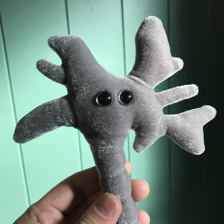
#> input picture Lab-Deploying-an-AWS-SageMaker-Image-Classification-machine-learning-model/Images/nph-test.png, 224 x 224 px, given as the content of the folder images/pineheads, which was not available
$ jupyter execute --allow-errors process_images.ipynb   (shell and % lines are left out)   (text cells are left out)
#> lines starting #> are read from the running program, lines starting #| are printed output that depends on the picture; pictures that were not available may be replaced by others from this repository, and a replacement may not be noted
[cell 1]
from PIL import Image, ImageEnhance
from pathlib import Path
import matplotlib.pyplot as plt
import uuid
import random
import os

[cell 2]
def sharpen(img, factor):
    enhancer_sharpness = ImageEnhance.Sharpness(img)
    return enhancer_sharpness.enhance(factor)

def contrast(img, factor):
    enhancer_contrast = ImageEnhance.Contrast(img)
    return enhancer_contrast.enhance(factor)

def color(img, factor):
    enhancer_color = ImageEnhance.Color(img)
    return enhancer_color.enhance(factor)

def rotate(img, degrees):
    return img.rotate(degrees)

def save(img, path):
    return img.save(path, "PNG")

[cell 3]
def plotImages(pathList, number):
#> called with number = 15
    pp = list(pathList)
    plt.figure(figsize=(15,15))
    for i in range(number):
        plt.subplot(5,5,i+1)
        im = Image.open( pp[i] )
#> im is the input picture: PIL image 224x224 RGB; mean R, G, B 109.4, 130.8, 121.1
        plt.imshow(im)
        plt.xticks([])
        plt.yticks([])
    plt.show()

[cell 4]
inputBasePath = './images/'
outputBasePath = './output/'
folders = ['pineheads', 'notpineheads']

[cell 5]
rotations = [0,90,180,270]
randContrastMin, randContrastMax = (0.8, 1.2)
randSharpenMin, randSharpenMax  = (0.8, 1.2)
randColorMin, randColorMax    = (0.8, 1.2)
multiplier = 2

[cell 6]
dp = Path(inputBasePath + 'pineheads' + '/').glob('*.png')
#> (the rest of this cell did not finish here and is left out)

[cell 7]
for f in folders:
    plist = Path(inputBasePath + f + '/').glob('*.png')

    outpath = outputBasePath + f + '/'
    if not os.path.exists(outpath):
        os.makedirs(outpath)

    for path in plist:
        i = Image.open( path )

        for r in rotations:

            for m in range(multiplier):

                randContrast = random.uniform(randContrastMin, randContrastMax)
                randSharpen = random.uniform(randSharpenMin, randSharpenMax)
                randColor = random.uniform(randColorMin, randColorMax)

                i = rotate(i, r)
                i = contrast(i, randContrast)
                i = sharpen(i, randSharpen)
                i = color(i, randColor)

                save(i, outpath + str(uuid.uuid4()) + '.png')
                print('.', end='')
#> this loop made 4 passes
#> pass 2, in save (call 3), `return img.save(path, "PNG")`:
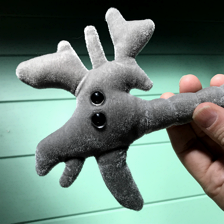
#> saved as be4ebe1b-deb0-4f0b-b125-f2d0863d2778.png: PIL image 224x224 RGB; mean R, G, B 105.6, 126.9, 117.6
#> pass 2, in save (call 4), `return img.save(path, "PNG")`:
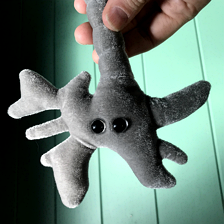
#> saved as bdeb86cd-7379-45f7-9b89-84f85a6ac334.png: PIL image 224x224 RGB; mean R, G, B 104.3, 126.4, 116.9
#> after the loop:
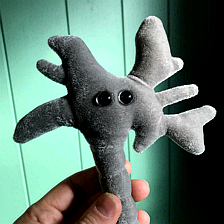
#> i: PIL image 224x224 RGB; mean R, G, B 96.9, 123.9, 112.8

[cell 8]
allImages = []
#> allImages = []
for f in folders:
    for p in Path(outputBasePath + f + '/').glob('*.png'):
        allImages.append(str(p))

[cell 9]
random.shuffle(allImages)

[cell 10]
valLen = int(len(allImages)/4)
#> valLen = 0
trainLen = len(allImages) - valLen
#> trainLen = 0
trainImg = allImages[:trainLen]
#> trainImg = []
valImg  = allImages[1-valLen-1:]
#> valImg = []

[cell 11]
print(trainLen, valLen)
#| 0 0

[cell 12]
f = open("./output/train_lst.lst", "w+")
x = 0
for i in trainImg:
    x = x + 1
    if 'notpineheads' in i:
        f.write("%i\t0\t%s\n" % (x[7:], i))
    else:
        f.write("%i\t1\t%s\n" % (x[7:], i))
#> this loop made 0 passes
#> after the loop, x = 0
f.close()

[cell 13]
f = open("./output/validation_lst.lst", "w+")
x = 0
for i in valImg:
    x = x + 1
    if 'notpineheads' in i:
        f.write("%i\t0\t%s\n" % (x[7:], i))
    else:
        f.write("%i\t1\t%s\n" % (x[7:], i))
#> after the loop, x = 0
f.close()

#> (a cell that did not finish here is left out)
